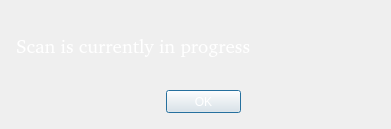
<?xml version="1.0" encoding="UTF-8"?>
<ui version="4.0">
 <class>WarningDialog</class>
 <widget class="QDialog" name="WarningDialog">
  <property name="geometry">
   <rect>
    <x>0</x>
    <y>0</y>
    <width>391</width>
    <height>129</height>
   </rect>
  </property>
  <property name="windowTitle">
   <string>Dialog</string>
  </property>
  <property name="styleSheet">
   <string notr="true">background-image: url(:/images/background.png);</string>
  </property>
  <widget class="QPushButton" name="pushButton">
   <property name="geometry">
    <rect>
     <x>166</x>
     <y>90</y>
     <width>75</width>
     <height>23</height>
    </rect>
   </property>
   <property name="styleSheet">
    <string notr="true">color: rgb(255, 255, 255);</string>
   </property>
   <property name="text">
    <string>OK</string>
   </property>
  </widget>
  <widget class="QLabel" name="label">
   <property name="geometry">
    <rect>
     <x>16</x>
     <y>30</y>
     <width>361</width>
     <height>31</height>
    </rect>
   </property>
   <property name="font">
    <font>
     <family>a•space</family>
     <pointsize>14</pointsize>
     <weight>50</weight>
     <italic>false</italic>
     <bold>false</bold>
    </font>
   </property>
   <property name="styleSheet">
    <string notr="true">color: rgb(255, 255, 255);
font: 14pt &quot;a•space&quot;;</string>
   </property>
   <property name="text">
    <string>Scan is currently in progress</string>
   </property>
  </widget>
 </widget>
 <resources/>
 <connections/>
</ui>
